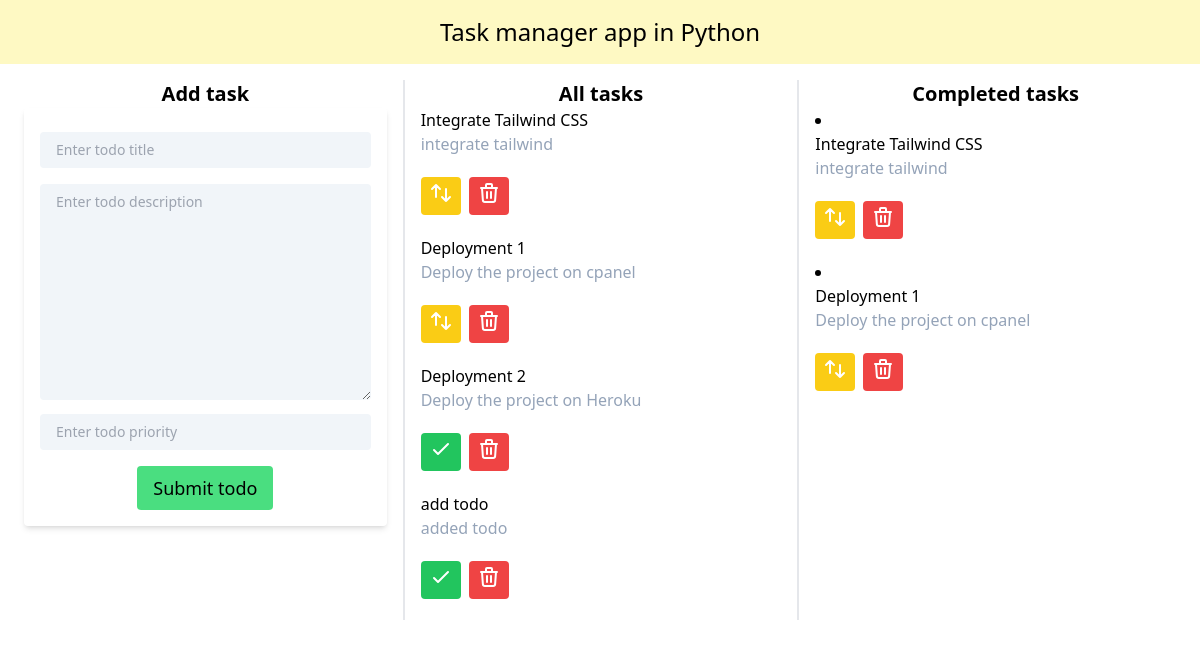
The page / on the database its author committed.
### todoapp/models.py (models this page shows, shortened)
class TodoItem(models.Model):
    title = models.CharField(max_length=30)
    description = models.TextField()
    priority = models.IntegerField()
    completed = models.BooleanField()

### todoapp/views.py (the view)
# urls.py: path('', homeview,name= 'home'),
def homeview(request):
    items = TodoItem.objects.all()
    completed  = TodoItem.objects.filter(completed=True)
    if request.method == 'POST':
        form = TodoItemForm(request.POST)
        if form.is_valid():
            form.save()
            return redirect('home')
    form = TodoItemForm()
    context = {
        'todoitems': items,
        'completed': completed,
        'forms':form,
    }
    return render(request, 'todoapp/index.html', context)

### todoapp/forms.py
class TodoItemForm(forms.ModelForm):
    class Meta:
        model = TodoItem
        fields = '__all__'
        widgets = {
            'title': forms.TextInput(
                attrs={
                    'class': 'rounded text-sm py-2 px-4 ',
                    'placeholder': 'Enter todo title',
                }
            ),
            'description': forms.Textarea(
                attrs={
                    'class': 'rounded text-sm py-2 px-4',
                    'placeholder': 'Enter todo description',
                }
            ),
            'priority': forms.NumberInput(
                attrs={
                    'class': 'rounded text-sm py-2 px-4',
                    'placeholder': 'Enter todo priority',
                }
            ),
            'completed': forms.CheckboxInput(
                attrs={
                    'class': 'text-sm py-2 px-4',
                }
            ),
        }

### todoapp/templates/todoapp/index.html (shortened to what this page needs)
{% load crispy_forms_tags %}
{% load tailwind_tags %}
{% load widget_tweaks %}
<!DOCTYPE html>
<html>
<head>
    {% tailwind_css %}
</head>
<body>
    <h1 class=" flex justify-center text-2xl hover:bg-yellow-100 bg-slate-200 py-4">Task manager app in Python</h1>
    <div class=" grid grid-cols-3 divide-x-2 mx-2 my-4 ">
        <div class="px-4">
            <h1 class="flex justify-center text-xl font-bold">Add task</h1>
            <form method="POST" class="rounded shadow-md px-4 py-4">
                {{forms.title|add_class:"bg-slate-100  py-2 px-4 rounded my-2 w-full"}}
                {{forms.description|add_class:"bg-slate-100  py-2 px-4 rounded my-2 w-full"}}
                {{forms.priority|add_class:"bg-slate-100  py-2 px-4 rounded mb-4 w-full"}}
                <div class="flex justify-center">
                    <button class=" rounded bg-green-400 hover:bg-green-500 py-2 px-4 text-lg hover:text-white text-black" type="submit">Submit todo</button>
                </div>
            </form>
        </div>
        <div class="px-4">
            <h1 class="flex justify-center text-xl font-bold">All tasks</h1>
            <ul>
                {% for todo in todoitems  %}
                    {% if todo.completed %}
                        <li class="todoitem">
                            <div>
                                <p class="font-medium">{{todo.title}}</p>
                                <p class="text-slate-400 hover:text-black">{{todo.description}}</p>
                            </div>
                            <div class="h-20 flex items-center">
                                <a class="mr-2 bg-yellow-400 hover:bg-yellow-500 text-white py-1 px-2  rounded" href="/complete/{{todo.id}}" >
                                    <button type="submit">
                                        <svg xmlns="http://www.w3.org/2000/svg" class="h-6 w-6" fill="none" viewBox="0 0 24 24" stroke="currentColor" stroke-width="2">
                                            <path stroke-linecap="round" stroke-linejoin="round" d="M7 16V4m0 0L3 8m4-4l4 4m6 0v12m0 0l4-4m-4 4l-4-4" />
                                        </svg>
                                    </button>
                                </a>
                                <a class="bg-red-500 hover:bg-red-700 text-white py-1 px-2  rounded" href="/remove/{{todo.id}}" >
                                    <button type="submit">
                                        <svg xmlns="http://www.w3.org/2000/svg" class="h-6 w-6" fill="none" viewBox="0 0 24 24" stroke="currentColor" stroke-width="2">
                                            <path stroke-linecap="round" stroke-linejoin="round" d="M19 7l-.867 12.142A2 2 0 0116.138 21H7.862a2 2 0 01-1.995-1.858L5 7m5 4v6m4-6v6m1-10V4a1 1 0 00-1-1h-4a1 1 0 00-1 1v3M4 7h16" />
                                        </svg>
                                    </button>
                                </a>
                            </div>
                        </li>
                    {% else %}
                        <li class="todoitem">
                            <div>
                                <p class="font-medium">{{todo.title}}</p>
                                <p class="text-slate-400 hover:text-black">{{todo.description}}</p>
                            </div>
                            <div class="h-20 flex items-center">
                                <a class="mr-2 bg-green-500 hover:bg-green-700 text-white py-1 px-2  rounded" href="/complete/{{todo.id}}" >
                                    <button type="submit">
                                        <svg xmlns="http://www.w3.org/2000/svg" class="h-6 w-6" fill="none" viewBox="0 0 24 24" stroke="currentColor" stroke-width="2">
                                            <path stroke-linecap="round" stroke-linejoin="round" d="M5 13l4 4L19 7" />
                                          </svg>
                                    </button>
                                </a>
                                <a class="bg-red-500 hover:bg-red-700 text-white py-1 px-2  rounded" href="/remove/{{todo.id}}" >
                                    <button type="submit">
                                        <svg xmlns="http://www.w3.org/2000/svg" class="h-6 w-6" fill="none" viewBox="0 0 24 24" stroke="currentColor" stroke-width="2">
                                            <path stroke-linecap="round" stroke-linejoin="round" d="M19 7l-.867 12.142A2 2 0 0116.138 21H7.862a2 2 0 01-1.995-1.858L5 7m5 4v6m4-6v6m1-10V4a1 1 0 00-1-1h-4a1 1 0 00-1 1v3M4 7h16" />
                                        </svg>
                                    </button>
                                </a>
                            </div>
                        </li>
                    {% endif %}
                {% endfor %}
            </ul>
        </div>
        <div class="px-4">
            <h1 class="flex justify-center text-xl font-bold">Completed tasks</h1>
            {% for todo in completed  %}
            <li class="todoitem">
                <div>
                    <p class="font-medium">{{todo.title}}</p>
                    <p class="text-slate-400 hover:text-black">{{todo.description}}</p>
                </div>
                <div class="h-20 flex items-center">
                    <a class="mr-2 bg-yellow-400 hover:bg-yellow-500 text-white py-1 px-2  rounded" href="/complete/{{todo.id}}" >
                        <button type="submit">
                            <svg xmlns="http://www.w3.org/2000/svg" class="h-6 w-6" fill="none" viewBox="0 0 24 24" stroke="currentColor" stroke-width="2">
                                <path stroke-linecap="round" stroke-linejoin="round" d="M7 16V4m0 0L3 8m4-4l4 4m6 0v12m0 0l4-4m-4 4l-4-4" />
                            </svg>
                        </button>
                    </a>
                    <a class="bg-red-500 hover:bg-red-700 text-white py-1 px-2  rounded" href="/remove/{{todo.id}}" >
                        <button type="submit">
                            <svg xmlns="http://www.w3.org/2000/svg" class="h-6 w-6" fill="none" viewBox="0 0 24 24" stroke="currentColor" stroke-width="2">
                                <path stroke-linecap="round" stroke-linejoin="round" d="M19 7l-.867 12.142A2 2 0 0116.138 21H7.862a2 2 0 01-1.995-1.858L5 7m5 4v6m4-6v6m1-10V4a1 1 0 00-1-1h-4a1 1 0 00-1 1v3M4 7h16" />
                            </svg>
                        </button>
                    </a>
                </div>
            </li>
            {% endfor %}
        </div>
    </div>
</body>
</html>

### rows shown on the page
TodoItem: title "Integrate Tailwind CSS", description "integrate tailwind"
TodoItem: title "Deployment 1", description "Deploy the project on cpanel"
TodoItem: title "Deployment 2", description "Deploy the project on Heroku"
TodoItem: title "add todo", description "added todo"
